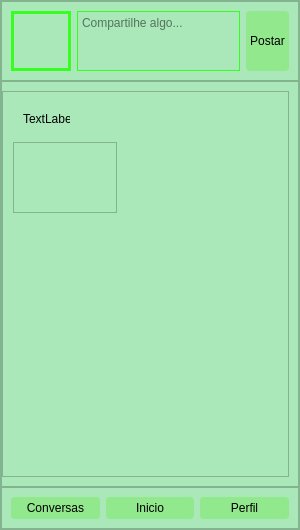
<?xml version="1.0" encoding="UTF-8"?>
<ui version="4.0">
 <class>MainWindow</class>
 <widget class="QMainWindow" name="MainWindow">
  <property name="geometry">
   <rect>
    <x>0</x>
    <y>0</y>
    <width>300</width>
    <height>530</height>
   </rect>
  </property>
  <property name="minimumSize">
   <size>
    <width>300</width>
    <height>530</height>
   </size>
  </property>
  <property name="maximumSize">
   <size>
    <width>300</width>
    <height>16777215</height>
   </size>
  </property>
  <property name="windowTitle">
   <string>MainWindow</string>
  </property>
  <widget class="QWidget" name="centralwidget">
   <property name="maximumSize">
    <size>
     <width>300</width>
     <height>16777215</height>
    </size>
   </property>
   <layout class="QVBoxLayout" name="verticalLayout">
    <property name="spacing">
     <number>0</number>
    </property>
    <property name="leftMargin">
     <number>0</number>
    </property>
    <property name="topMargin">
     <number>0</number>
    </property>
    <property name="rightMargin">
     <number>0</number>
    </property>
    <property name="bottomMargin">
     <number>0</number>
    </property>
    <item>
     <widget class="QFrame" name="tela_principal">
      <property name="styleSheet">
       <string notr="true">background-color: rgb(170, 232, 185);
</string>
      </property>
      <property name="frameShape">
       <enum>QFrame::StyledPanel</enum>
      </property>
      <property name="frameShadow">
       <enum>QFrame::Raised</enum>
      </property>
      <layout class="QVBoxLayout" name="verticalLayout_2">
       <property name="spacing">
        <number>0</number>
       </property>
       <property name="leftMargin">
        <number>0</number>
       </property>
       <property name="topMargin">
        <number>0</number>
       </property>
       <property name="rightMargin">
        <number>0</number>
       </property>
       <property name="bottomMargin">
        <number>0</number>
       </property>
       <item>
        <widget class="QFrame" name="principal_cima">
         <property name="maximumSize">
          <size>
           <width>16777215</width>
           <height>80</height>
          </size>
         </property>
         <property name="frameShape">
          <enum>QFrame::StyledPanel</enum>
         </property>
         <property name="frameShadow">
          <enum>QFrame::Raised</enum>
         </property>
         <layout class="QHBoxLayout" name="horizontalLayout_2">
          <item>
           <widget class="QFrame" name="foto_perfil">
            <property name="minimumSize">
             <size>
              <width>60</width>
              <height>0</height>
             </size>
            </property>
            <property name="maximumSize">
             <size>
              <width>60</width>
              <height>16777215</height>
             </size>
            </property>
            <property name="styleSheet">
             <string notr="true">QFrame{
	
	image: url(:/icones/pato.jpg);
	
	border-radius : 100px;
	border: 3px solid rgb(54, 255, 32)
}</string>
            </property>
            <property name="frameShape">
             <enum>QFrame::StyledPanel</enum>
            </property>
            <property name="frameShadow">
             <enum>QFrame::Plain</enum>
            </property>
           </widget>
          </item>
          <item>
           <widget class="QTextEdit" name="texto_postar">
            <property name="styleSheet">
             <string notr="true">QTextEdit{
	border: 1px solid rgb(54, 255, 32);
	font: 63 8pt &quot;Yu Gothic UI Semibold&quot;;
}
QTextEdit:hover{
	border: 3px solid rgb(54, 255, 32);
}
QTextEdit:focus{
	border: 3px solid rgb(54, 255, 32);
	
	background-color: rgb(183, 249, 198);
	color: rgb(0, 0, 0)
}</string>
            </property>
            <property name="placeholderText">
             <string>Compartilhe algo...</string>
            </property>
           </widget>
          </item>
          <item>
           <widget class="QPushButton" name="botao_postar">
            <property name="minimumSize">
             <size>
              <width>0</width>
              <height>60</height>
             </size>
            </property>
            <property name="styleSheet">
             <string notr="true">QPushButton {
	border: 3px solid rgb(146, 232, 141);
	border-radius: 4px;
	padding: 1px;
	background-color:  rgb(146, 232, 141);
	color: rgb(0,0,0);
	
	font: 87 11pt &quot;Arial Black&quot;;
}
QPushButton:hover {
	background-color:  rgb(95, 232, 71);
	
}
QPushButton:pressed {
	background-color: rgb(12, 255, 0);
}
</string>
            </property>
            <property name="text">
             <string>Postar</string>
            </property>
           </widget>
          </item>
         </layout>
        </widget>
       </item>
       <item>
        <widget class="QFrame" name="tela_principal_meio">
         <property name="minimumSize">
          <size>
           <width>0</width>
           <height>300</height>
          </size>
         </property>
         <property name="frameShape">
          <enum>QFrame::StyledPanel</enum>
         </property>
         <property name="frameShadow">
          <enum>QFrame::Raised</enum>
         </property>
         <layout class="QGridLayout" name="gridLayout">
          <property name="leftMargin">
           <number>0</number>
          </property>
          <item row="0" column="0">
           <widget class="QScrollArea" name="area_rolagem">
            <property name="widgetResizable">
             <bool>true</bool>
            </property>
            <widget class="QWidget" name="scrollAreaWidgetContents">
             <property name="geometry">
              <rect>
               <x>0</x>
               <y>0</y>
               <width>285</width>
               <height>376</height>
              </rect>
             </property>
             <widget class="QLabel" name="label_mensagens">
              <property name="geometry">
               <rect>
                <x>20</x>
                <y>20</y>
                <width>47</width>
                <height>13</height>
               </rect>
              </property>
              <property name="text">
               <string>TextLabel</string>
              </property>
             </widget>
             <widget class="QTextEdit" name="textEdit_mensagens">
              <property name="geometry">
               <rect>
                <x>10</x>
                <y>50</y>
                <width>104</width>
                <height>71</height>
               </rect>
              </property>
             </widget>
            </widget>
           </widget>
          </item>
         </layout>
        </widget>
       </item>
       <item>
        <widget class="QFrame" name="tela_principal_baixo">
         <property name="maximumSize">
          <size>
           <width>16777215</width>
           <height>50</height>
          </size>
         </property>
         <property name="frameShape">
          <enum>QFrame::StyledPanel</enum>
         </property>
         <property name="frameShadow">
          <enum>QFrame::Raised</enum>
         </property>
         <layout class="QHBoxLayout" name="horizontalLayout">
          <item>
           <widget class="QPushButton" name="botao_conversas">
            <property name="maximumSize">
             <size>
              <width>150</width>
              <height>16777215</height>
             </size>
            </property>
            <property name="styleSheet">
             <string notr="true">QPushButton {
	border: 3px solid rgb(146, 232, 141);
	border-radius: 4px;
	padding: 1px;
	background-color:  rgb(146, 232, 141);
	color: rgb(0,0,0);
	
	font: 87 11pt &quot;Arial Black&quot;;
}
QPushButton:hover {
	background-color:  rgb(95, 232, 71);
	
}
QPushButton:pressed {
	background-color: rgb(12, 255, 0);
}
</string>
            </property>
            <property name="text">
             <string>Conversas</string>
            </property>
           </widget>
          </item>
          <item>
           <widget class="QPushButton" name="botao_inicio">
            <property name="maximumSize">
             <size>
              <width>150</width>
              <height>16777215</height>
             </size>
            </property>
            <property name="styleSheet">
             <string notr="true">QPushButton {
	border: 3px solid rgb(146, 232, 141);
	border-radius: 4px;
	padding: 1px;
	background-color:  rgb(146, 232, 141);
	color: rgb(0,0,0);
	
	font: 87 11pt &quot;Arial Black&quot;;
}
QPushButton:hover {
	background-color:  rgb(95, 232, 71);
	
}
QPushButton:pressed {
	background-color: rgb(12, 255, 0);
}
</string>
            </property>
            <property name="text">
             <string>Inicio</string>
            </property>
           </widget>
          </item>
          <item>
           <widget class="QPushButton" name="botao_perfil">
            <property name="maximumSize">
             <size>
              <width>150</width>
              <height>16777215</height>
             </size>
            </property>
            <property name="styleSheet">
             <string notr="true">QPushButton {
	border: 3px solid rgb(146, 232, 141);
	border-radius: 4px;
	padding: 1px;
	background-color:  rgb(146, 232, 141);
	color: rgb(0,0,0);
	
	font: 87 11pt &quot;Arial Black&quot;;
}
QPushButton:hover {
	background-color:  rgb(95, 232, 71);
	
}
QPushButton:pressed {
	background-color: rgb(12, 255, 0);
}
</string>
            </property>
            <property name="text">
             <string>Perfil</string>
            </property>
           </widget>
          </item>
         </layout>
        </widget>
       </item>
      </layout>
     </widget>
    </item>
   </layout>
  </widget>
 </widget>
 <resources>
  <include location="icones.qrc"/>
 </resources>
 <connections/>
</ui>
